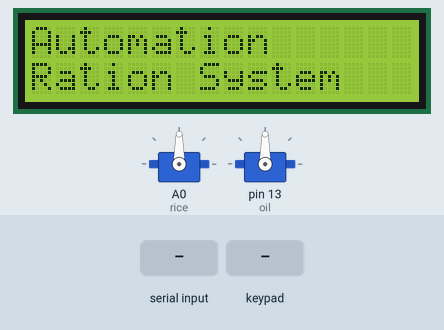
Bench run of a sketch on a simulated Arduino Uno, built with avr-gcc and run on an emulated ATmega328P. On the bench: 16×2 character LCD, 2 × servo. The test bench sets the inputs (shaded band). What the sketch prints to the serial monitor is not drawn.

Above: at 4.2 s.
4.3 s: "120047D7CB49" received over the second serial link
At 4.9 s:
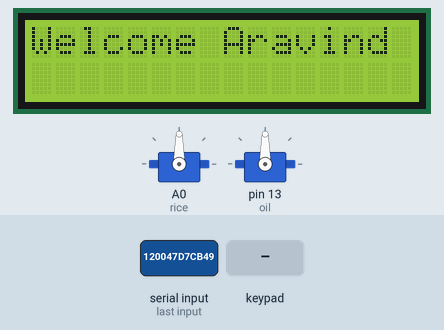
7.3 s: keypad keys 2 1 1 pressed 0.4 s apart
At 9.1 s:
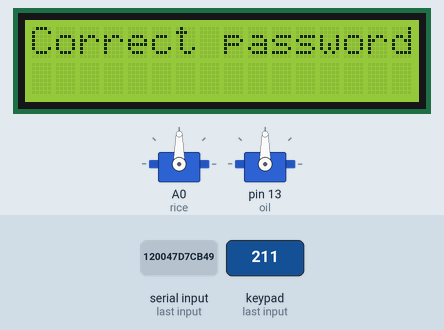
11.5 s: key '1' pressed
At 12.0 s:
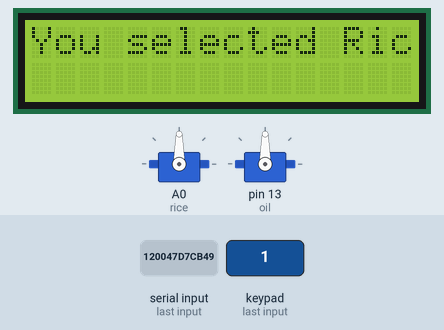
14.5 s: key '2' pressed
At 15.4 s:
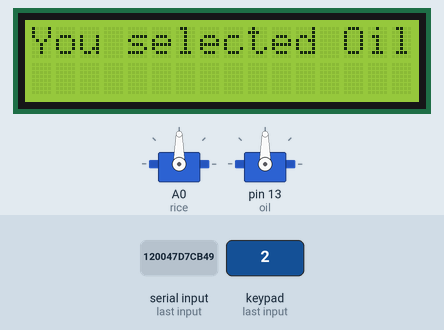
17.5 s: keypad keys 2 1 6 pressed 0.4 s apart
At 19.9 s:
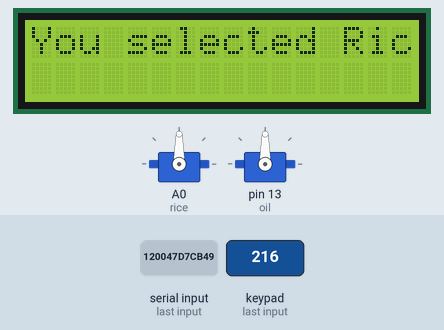
21.7 s: key '3' pressed
At 23.0 s:
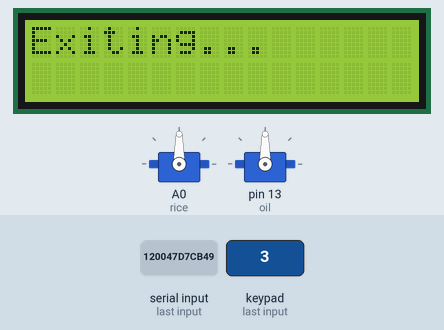
Timing chart, 0 to 24.7 s (numbered marks = the images above; inputs shaded):
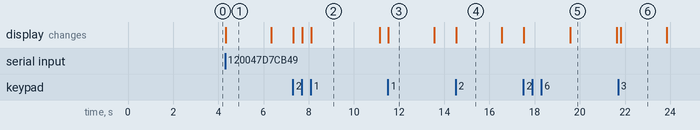

The sketch:

Ration_automation_distribution_system.ino
```cpp
#include <Keypad.h>
#include <Wire.h>
#include <LiquidCrystal_I2C.h>
#include <SoftwareSerial.h>

SoftwareSerial rfid(2, 3); // RX, TX
#include <Servo.h>

Servo rice;

Servo oil;

String rfidTag = "";  // Variable to store RFID tag
String currentUser = ""; // Variable to store the current user
const int maxUsedTags = 10; // Adjust size as needed
String usedTags[maxUsedTags]; // Array to track used tags
int usedTagsCount = 0; // Count of used tags
SoftwareSerial sim800l(11,12);
// Initialize the I2C LCD with address 0x27 (or adjust if your LCD uses a different address)
LiquidCrystal_I2C lcd(0x27, 16, 2);

const byte ROWS = 4;  // four rows
const byte COLS = 3;  // three columns

char keys[ROWS][COLS] = {
  {'1', '2', '3'},
  {'4', '5', '6'},
  {'7', '8', '9'},
  {'*', '0', '#'}
};

byte rowPins[ROWS] = {10, 9, 8, 7}; // connect to the row pinouts of the keypad
byte colPins[COLS] = {6, 5, 4};     // connect to the column pinouts of the keypad

// Create an object of keypad
Keypad keypad = Keypad(makeKeymap(keys), rowPins, colPins, ROWS, COLS);

// Function to match RFID tag with username
String getUserFromTag(String tag) {
  if (tag == "120047D7CB49") {
    return "Aravind";
  } else if (tag == "120048356B04") {
    return "Vishnu";
  } else {
    return "Unknown";
  }
}

// Function to validate password based on user
bool validatePassword(String user, String enteredPassword) {
  if (user == "Aravind" && enteredPassword == "211") {
    return true;
  } else if (user == "Vishnu" && enteredPassword == "216") {
    return true;
  } else {
    return false;
  }
}

// Function to check if the RFID tag has already been used
bool isTagUsed(String tag) {
  for (int i = 0; i < usedTagsCount; i++) {
    if (usedTags[i] == tag) {
      return true; // Tag has been used
    }
  }
  return false; // Tag has not been used
}

// Function to mark the RFID tag as used
void markTagAsUsed(String tag) {
  if (usedTagsCount < maxUsedTags) {
    usedTags[usedTagsCount] = tag; // Add tag to used list
    usedTagsCount++; // Increment count
  }
}

void setup() {
  Serial.begin(9600);
  lcd.init(); // Initialize the I2C LCD
  lcd.backlight(); // Turn on the backlight
  project_name(); // Display project name
  rice.attach(A0);
  oil.attach(13);
    sim800l.begin(9600);
  rfid.begin(9600); // Start communication with EM18 reader
}

void loop() {
  char key = keypad.getKey(); // Read the key

  // Reset tagUsed at the beginning of each loop if there's no RFID input
  if (!rfid.available()) {
    // No need to reset tagUsed here anymore
  }

  // RFID Tag reading logic
  if (rfid.available()) {
    char c = rfid.read();  // Read one character
    rfidTag += c;          // Append the character to the RFID tag string

    // Check if we have received the full tag (EM18 typically sends 12 characters)
    if (rfidTag.length() == 12) {
      // Check if the tag has already been used
      if (isTagUsed(rfidTag)) {
        // If tag has been used, display message
        lcd.clear();
        lcd.setCursor(0, 0);
        lcd.print("Already taken!!");
        lcd.setCursor(0, 1);
        lcd.print("Try next month"); // Display message for waiting period
        delay(3000); // Show message for 3 seconds
        sendSMS("+917013984982", "Your already taken your essential items please wait for next month ");
        lcd.clear();
        rfidTag = ""; // Clear the RFID tag for the next scan
        project_name(); // Display project name again
      } else {
        currentUser = getUserFromTag(rfidTag);  // Get the username for the tag

        Serial.print("RFID Tag: ");
        Serial.println(rfidTag);  // Print the full tag to Serial Monitor

        // Display welcome message with username on LCD
        lcd.clear();
        lcd.setCursor(0, 0);
        lcd.print("Welcome ");
        lcd.print(currentUser); // Print the user name

        markTagAsUsed(rfidTag); // Mark the current tag as used
        rfidTag = ""; // Clear the string for the next tag
        delay(2000);  // Wait for 2 seconds before asking for password

        // Ask for password
        String enteredPassword = "";
        bool passwordCorrect = false; // Variable to track if the password is correct

        while (!passwordCorrect) {
          lcd.clear();
          lcd.setCursor(0, 0);
          lcd.print("Enter password:");  // Prompt to enter password
          enteredPassword = ""; // Reset entered password for each attempt

          // Capture password using keypad
          while (enteredPassword.length() < 3) {
            key = keypad.getKey(); // Read the key
            if (key) {
              enteredPassword += key;  // Append the key to the password
              lcd.setCursor(enteredPassword.length() - 1, 1);  // Show entered keys on LCD
              lcd.print('*'); // Display * for each entered character
            }
          }

          // Validate password
          lcd.clear();
          if (validatePassword(currentUser, enteredPassword)) {
            lcd.setCursor(0, 0);
            lcd.print("Correct password");
            passwordCorrect = true; // Set flag to true if password is correct
          } else {
            lcd.setCursor(0, 0);
            lcd.print("Wrong password");
            lcd.setCursor(0, 1);
            lcd.print("Try again"); // Prompt to try again
            delay(2000); // Wait before allowing another attempt
          }
        }

        delay(3000);  // Wait for 3 seconds before clearing the display
        lcd.clear();

        // Select rice, oil, or exit
        lcd.setCursor(0, 0);
        lcd.print("Press 1 for Rice");
        lcd.setCursor(0, 1);
        lcd.print("Press 2 for Oil ");

        bool selectionMade = false;

        while (!selectionMade) {
          key = keypad.getKey(); // Read the key

          if (key) {
            lcd.clear();
            if (key == '1') {
              lcd.setCursor(0, 0);
              lcd.print("You selected Rice");
              rice.write(90);       // Tell the servo to go to the specified angle
              delay(2000); // Show selection for 2 seconds
              lcd.clear();
              lcd.setCursor(0, 0);
              lcd.print("Press 2 for Oil");
              lcd.setCursor(0, 1);
              lcd.print("Press 3 to Exit");
            } else if (key == '2') {
              lcd.setCursor(0, 0);
              lcd.print("You selected Oil");
              rice.write(90);       // Tell the servo to go to the specified angle
              delay(2000); // Show selection for 2 seconds
              lcd.clear();
              lcd.setCursor(0, 0);
              lcd.print("Press 3 to Exit");
            } else if (key == '3') {
              lcd.setCursor(0, 0);
              lcd.print("Exiting...");
              delay(2000); // Show exit message for 2 seconds
              lcd.clear();
              selectionMade = true; // Exit the loop
            } else {
              continue; // Ignore any other keys
            }
          }
        }

        // Reset variables for the next RFID scan
        rfidTag = "";  // Clear RFID tag
        currentUser = ""; // Clear current user
        lcd.clear(); // Clear the display

        // Restart the process for scanning a new RFID tag
        project_name(); // Re-display project name
      }
    }
  }
}

// Function to display project name on the LCD
void project_name() {
  lcd.setCursor(0, 0);  // Move cursor to the first row
  lcd.print("Automation");
  lcd.setCursor(0, 1);  // Move cursor to the second row
  lcd.print("Ration System");
  delay(3000);
}
void sendSMS(const char* phoneNumber, const char* message) {
  sim800l.println("AT+CMGF=1"); // Set SMS mode to text
  delay(1000);
  sim800l.print("AT+CMGS=\"");
  sim800l.print(phoneNumber);
  sim800l.println("\"");
  delay(1000);
  sim800l.print(message);
  sim800l.write(0x1A); // Send Ctrl+Z to finish message
  delay(1000);
  Serial.println("SMS SENT");
}
```

Measured:
- after the input at 4.3 s, the display: changes at once (image 1)
- after the input at 7.3 s, the display: first changes at once (image 2 shows a later state)
- after the input at 11.5 s, the display: changes at once (image 3)
- after the input at 14.5 s, the display: changes at once (image 4)
- after the input at 17.5 s, the display: first changes at once (image 5 shows a later state)
- after the input at 21.7 s, the display: changes after 0.12 s (image 6)
- what the display in image 1 shows lasts 2.0 s, from 4.3 s to 6.3 s
